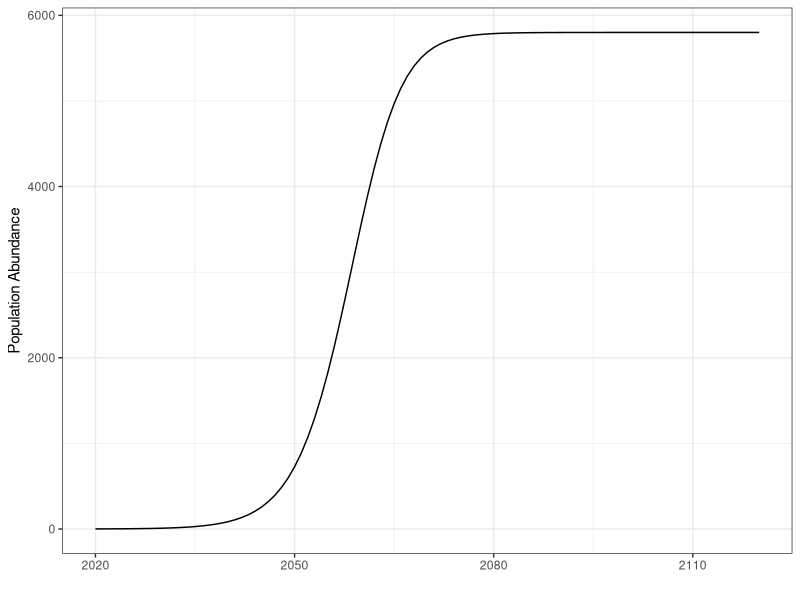
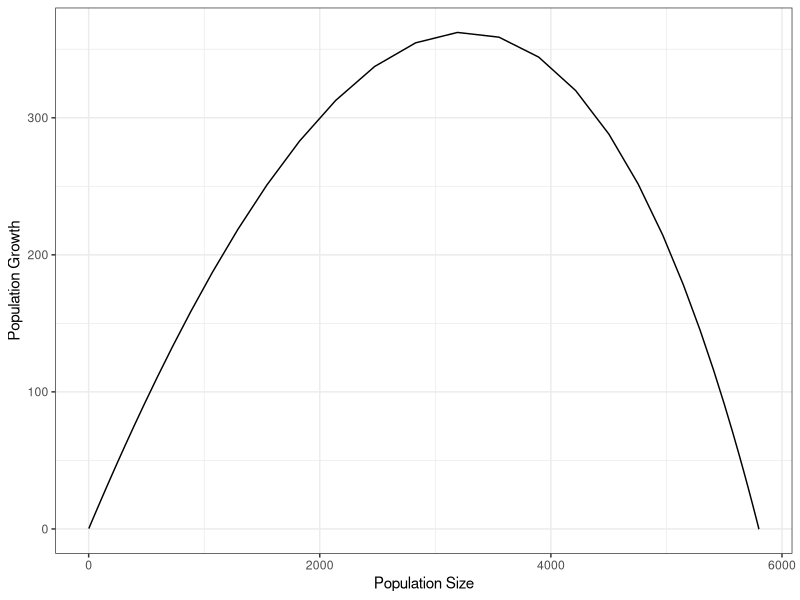
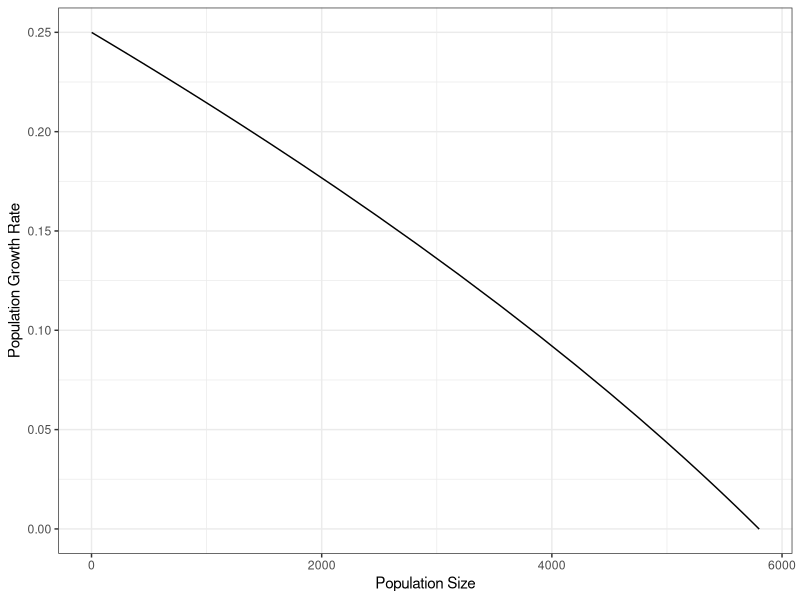
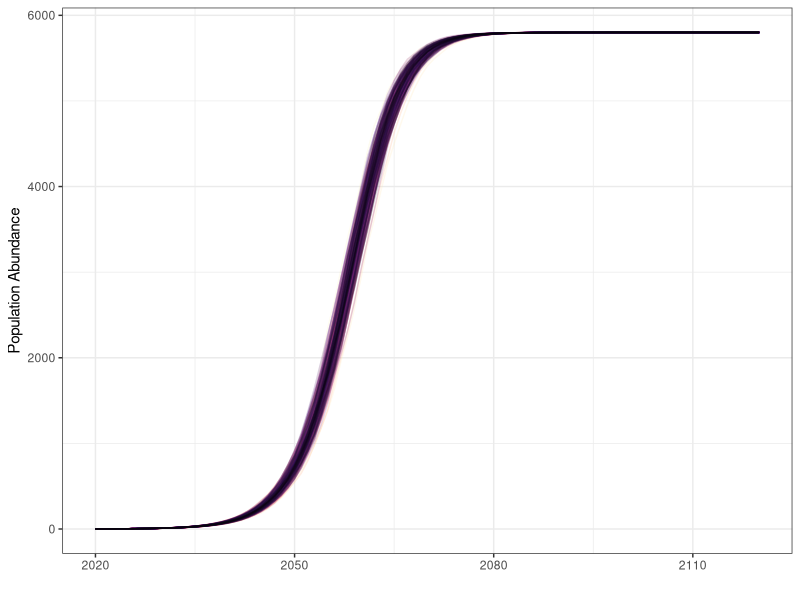
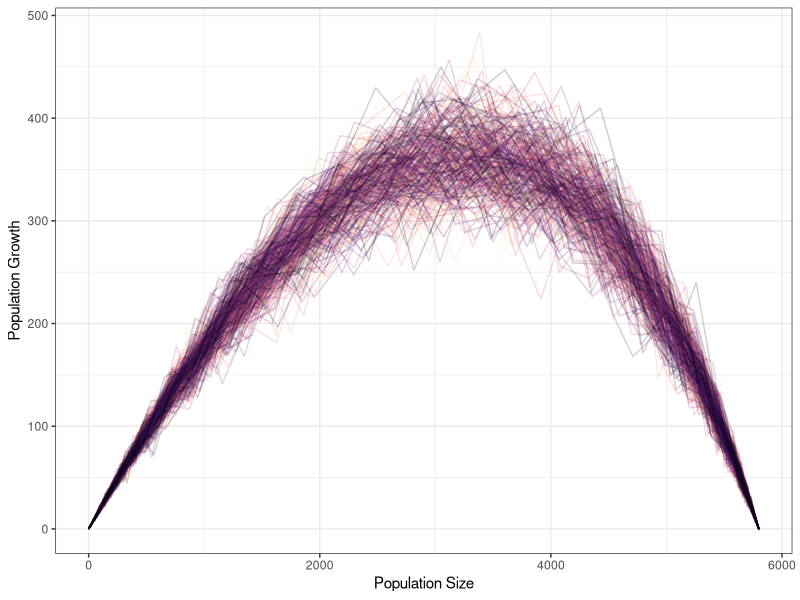
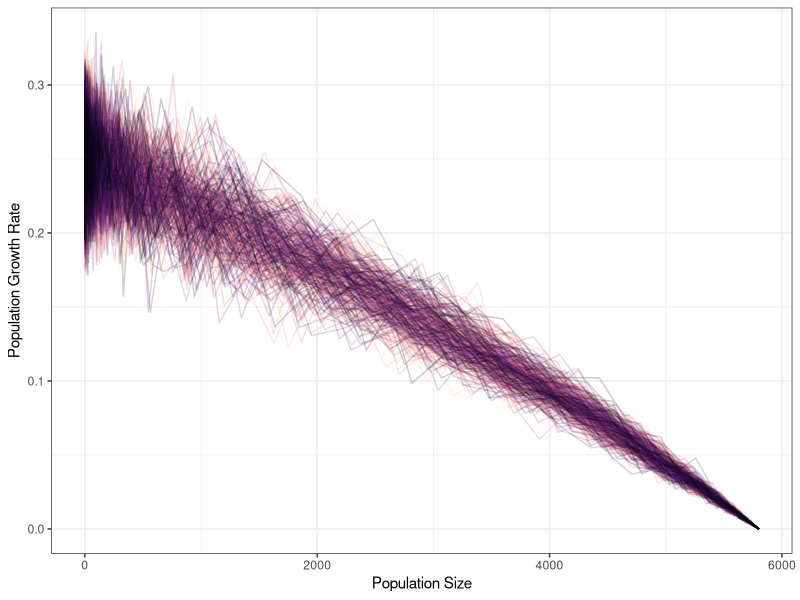
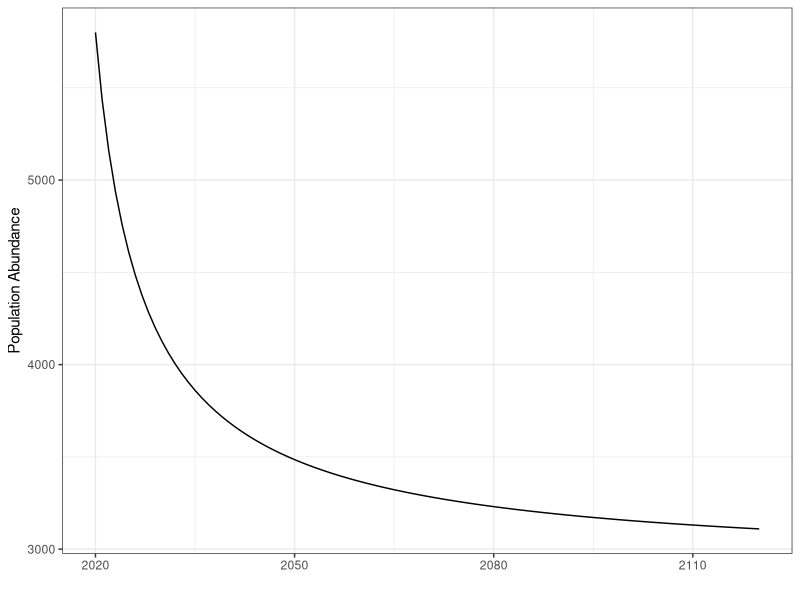
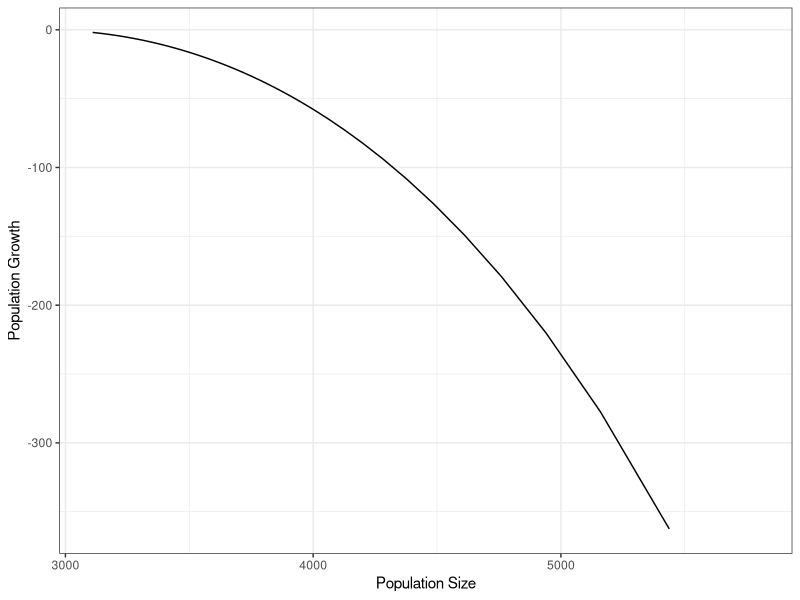

These figures' R source, in order:
## ---- chunk 1

# You can chose your model, this tutorial focuses on the logistic model, but feel free to see what the exponential model deos.
#model <- 'exponential'
model <- 'logistic'
# Pick your rate of growth, try different values, no need to go much above 3
r <- 0.25
# Pick your Carrying Capacity (in numbers of individuals)
K <- 5800
# How much variability is there in your model. Don't increase this past 15% of r (i.e if r is 0.15 don't have sd > 0.0225)
sd <- 0.025
# How many simulations are you running, think of each simulation as a different population
n.realizations <- 300
# Harvest at the theoretical MPG ((r*K)/4)
harvest <- (r*K)/4
# Un-comment the below line to pick your own harvest rate and see what happens to your population(s)
#harvest <- 99 

## ---- chunk 2
options(scipen = 999) # Just forces numbers to not be in scientific notiation
# First up we will check your r packages and install anything you need for this for you.
req.packages <- c("tidyverse","cowplot","knitr","dplyr",'ggthemes',"ggplot2",'devtools')
# If you don't have the packages install them + give a heads up that you are
new.packages <- req.packages[!(req.packages %in% installed.packages()[,"Package"])]
if(length(new.packages)>0) 
{
  cat(paste0("Heads up, I have to install these packages for this to work:", new.packages ))
  #wanna.install <- readline(prompt = "If you want to install these package(s) enter 'y': ")
  #if(tolower(wanna.install) == 'y') 
  install.packages(new.packages,repos = "http://cran.us.r-project.org") #else { stop("You didn't want to install the packages so this script does not work.")}
}



# The libraries that we will use directly in this code
library(knitr)
library(ggplot2)
library(cowplot)
library(tidyverse)
library(dplyr)
library(ggthemes)

theme_set(theme_few(base_size = 22))
knitr::opts_chunk$set(tidy.opts = list(width.cutoff = 60), tidy = TRUE)

theme_set(theme_bw())
## ---- chunk 3

# Let's get all the parameters formatted nicely for a table so we can see them
input.paras <- data.frame(Parameter = c("Intrinsic rate of growth (*r*)", 
                                       "Carrying Capacity (*K*)",
                                       "Standard deviation of *r*",
                                       "Harvest (in numbers)",
                                       "Number of simulations",
                                       "Model"),
                         Value     = c( r,
                                        K,
                                        sd,
                                        harvest,
                                        n.realizations,
                                        model))

knitr::kable(input.paras,booktabs=T, caption = "A Table of your parameter settings")
## ---- chunk 4

# OK let's set up some simply models and figures

years <- 2020:2120
n.years <- length(years)
Nt <- 1 # This is the initial value of numbers.
delta.N <- NA
realized.r <- NA


for(i in 2:n.years)
{
  
  if(model == "exponential")  Nt[i] <- Nt[i-1] + (r)*Nt[i-1]
  if(model == "logistic") Nt[i] <- Nt[i-1] + (r)*Nt[i-1]*(1 - (Nt[i-1])/K) 
  if(Nt[i] < 1) Nt[i] <- 0

  delta.N[i] <- Nt[i] - Nt[i-1]
  realized.r[i] <- Nt[i] /Nt[i-1] -1

} # end for(i in 2:n.years)

# Put the results together.
res<- data.frame(years = years,N = Nt,delta.N = delta.N,real.r = realized.r)


n.ts.plt <- ggplot(res) + geom_line(aes(x=years,y= N))+ 
                          xlab("") + ylab("Population Abundance") + 
                          scale_x_continuous(breaks = c(2020,2050,2080,2110))

#save_plot(filename = "D:/Github/Fisheries_module/Lecture_4/Figures/logistic_chaos.png",plot = n.ts.plt,base_width = 8,base_height = 6)

pg.plt <- ggplot(res) + geom_line(aes(x=N,y= delta.N)) + 
                        xlab("Population Size") + ylab("Population Growth") 

#save_plot(filename = "D:/Github/Fisheries_module/Lecture_4/Figures/logistic_pop_growth_example.png",plot = pg.plt,base_width = 8,base_height = 6)

pop.growth.plt <- ggplot(res) + geom_line(aes(x=N,y= real.r)) + 
                                xlab("Population Size") + ylab("Population Growth Rate")

#save_plot(filename = "D:/Github/Fisheries_module/Lecture_4/Figures/logistic_pop_growth_rate_example.png",plot = pop.growth.plt,base_width = 8,base_height = 6)
## ---- chunk 5
n.ts.plt
## ---- chunk 6
pg.plt
## ---- chunk 7
pop.growth.plt
## ---- chunk 8

# OK let's set up some simply models and figures

years <- 2020:2120
n.years <- length(years)
Nt <- 1 # This is the initial value of numbers.

delta.N <- NA
realized.r <- NA
#model <- "exponential"
res.tmp <- NULL

for(j in 1:n.realizations)
{
for(i in 2:n.years)
{
  # Probably should use a log-normal, but the occasional high values that creates is annoying
  rr <- rnorm(1,r,sd)
  if(rr < 0) rr <- 0.1*r
  if(model == "exponential")  Nt[i] <- Nt[i-1] + (rr)*Nt[i-1] 
  if(model == "logistic") Nt[i] <- Nt[i-1] + (rr)*Nt[i-1]*(1 - (Nt[i-1])/K) 
  if(Nt[i] < 1) Nt[i] <- 0

  delta.N[i] <- Nt[i] - Nt[i-1]
  realized.r[i] <- Nt[i] /Nt[i-1] -1

} # end for(i in 2:n.years)
  res.tmp[[j]] <- data.frame(years = years,N = Nt,delta.N = delta.N,real.r = realized.r,sim.num = j,harvest = harvest)
} # end for(j in 1:n.realizations)

res <- do.call('rbind',res.tmp)

res.avg <- res %>% dplyr::group_by(years) %>% dplyr::summarise(N = median(N),
                                                               delta.N = median(delta.N),
                                                               real.r = median(real.r))

n.ts.plt <- ggplot(res) + geom_line(aes(x=years,y= N,group = sim.num,color=sim.num),alpha=0.2)+
        xlab("") + ylab("Population Abundance") + scale_color_viridis_c(direction = -1,option = 1,alpha=0.2) +
        scale_x_continuous(breaks = c(2020,2050,2080,2110)) + theme(legend.position = "none") 


pg.plt <- ggplot(res) + geom_line(aes(x=N,y= delta.N,group = sim.num,color=sim.num),alpha=0.2) +
                            scale_color_viridis_c(direction = -1,option = 1,alpha=0.2) +
                            xlab("Population Size") + ylab("Population Growth")  + theme(legend.position = "none") 


pop.growth.plt <- ggplot(res) + geom_line(aes(x=N,y= real.r,group = sim.num,color=sim.num),alpha=0.2) +
                                scale_color_viridis_c(direction = -1,option = 1,alpha=0.2) +
                                xlab("Population Size") + ylab("Population Growth Rate") + theme(legend.position = "none") 

## ---- chunk 9
n.ts.plt
## ---- chunk 10
pg.plt
## ---- chunk 11
pop.growth.plt
## ---- chunk 12

# OK let's set up some simply models and figures

years <- 2020:2120
n.years <- length(years)
Nt <- K # This is the initial value of numbers.

delta.N <- NA
realized.r <- NA
#model <- "exponential"

for(i in 2:n.years)
{
  if(model == "exponential")  Nt[i] <- Nt[i-1] + (r)*Nt[i-1] - harvest
  if(model == "logistic") Nt[i] <- Nt[i-1] + (r)*Nt[i-1]*(1 - (Nt[i-1])/K) - harvest
  if(Nt[i] < harvest) Nt[i] <- 0

  delta.N[i] <- Nt[i] - Nt[i-1]
  realized.r[i] <- Nt[i] /Nt[i-1] -1

} # end for(i in 2:n.years)
  res <- data.frame(years = years,N = Nt,delta.N = delta.N,real.r = realized.r,sim.num = j,harvest = harvest)


n.ts.plt <- ggplot(res) + geom_line(aes(x=years,y= N))+
        xlab("") + ylab("Population Abundance") +
        scale_x_continuous(breaks = c(2020,2050,2080,2110))

pg.plt <- ggplot(res) + geom_line(aes(x=Nt,y= delta.N)) +
                        xlab("Population Size") + ylab("Population Growth") 

pop.growth.plt <- ggplot(res) + geom_line(aes(x=Nt,y= realized.r)) +
                                xlab("Population Size") + ylab("Population Growth Rate")


## ---- chunk 13
n.ts.plt
## ---- chunk 14
pg.plt
## ---- chunk 15
pop.growth.plt
## ---- chunk 16

# OK let's set up some simply models and figures

years <- 2020:2120
n.years <- length(years)
Nt <- K/2 # This is the initial value of numbers.

delta.N <- NA
realized.r <- NA
#model <- "exponential"
res.tmp <- NULL

for(j in 1:n.realizations)
{
for(i in 2:n.years)
{
  # Probably should use a log-normal, but the occasional high values that creates is annoying
  rr <- rnorm(1,r,sd) 
  if(rr < 0) rr <- 0.1*r
  if(model == "exponential")  Nt[i] <- Nt[i-1] + (rr)*Nt[i-1] -harvest
  if(model == "logistic") Nt[i] <- Nt[i-1] + (rr)*Nt[i-1]*(1 - (Nt[i-1])/K) -harvest
  if(Nt[i] < harvest) Nt[i] <- 0

  delta.N[i] <- Nt[i] - Nt[i-1]
  realized.r[i] <- Nt[i] /Nt[i-1] -1

} # end for(i in 2:n.years)
  res.tmp[[j]] <- data.frame(years = years,N = Nt,delta.N = delta.N,real.r = realized.r,sim.num = j,harvest = harvest)
} # end for(j in 1:n.realizations)

res <- do.call('rbind',res.tmp)

res.avg <- res %>% dplyr::group_by(years) %>% dplyr::summarise(N = median(N),
                                                               delta.N = median(delta.N),
                                                               real.r = median(real.r))

n.ts.plt <- ggplot(res) + geom_line(aes(x=years,y= N,group = sim.num,color=sim.num),alpha=0.2)+
        xlab("") + ylab("Population Abundance") + scale_color_viridis_c(direction = -1,option = 1,alpha=0.2) +
        scale_x_continuous(breaks = c(2020,2050,2080,2110)) + theme(legend.position = "none") 

pg.plt <- ggplot(res) + geom_line(aes(x=N,y= delta.N,group = sim.num,color=sim.num),alpha=0.2) +
                            scale_color_viridis_c(direction = -1,option = 1,alpha=0.2) +
                            xlab("Population Size") + ylab("Population Growth")  + theme(legend.position = "none") 


pop.growth.plt <- ggplot(res) + geom_line(aes(x=N,y= real.r,group = sim.num,color=sim.num),alpha=0.2) +
                                scale_color_viridis_c(direction = -1,option = 1,alpha=0.2) +
                                xlab("Population Size") + ylab("Population Growth Rate") + theme(legend.position = "none") 



## ---- chunk 17
n.ts.plt
## ---- chunk 18
pg.plt
## ---- chunk 19
pop.growth.plt
